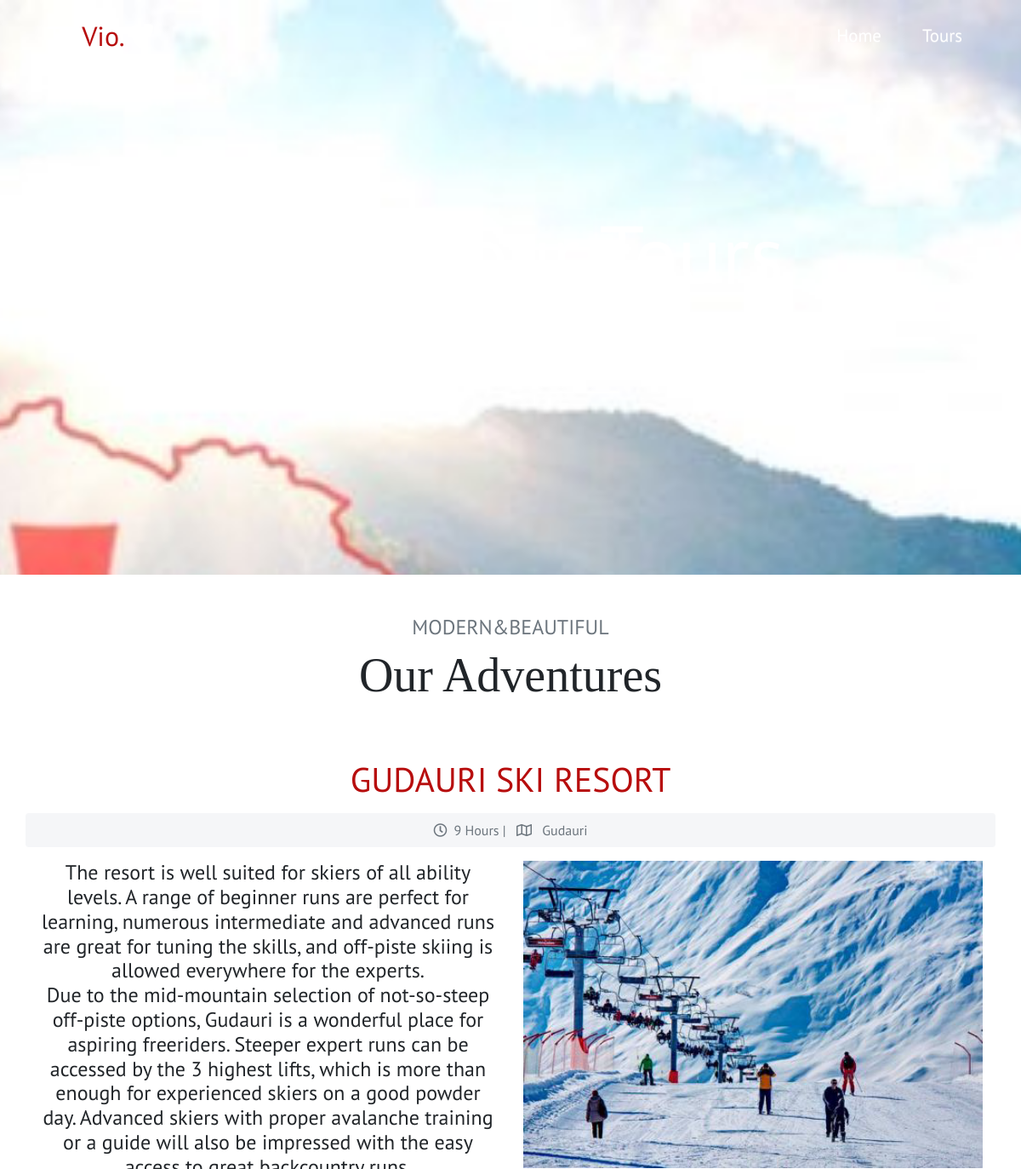
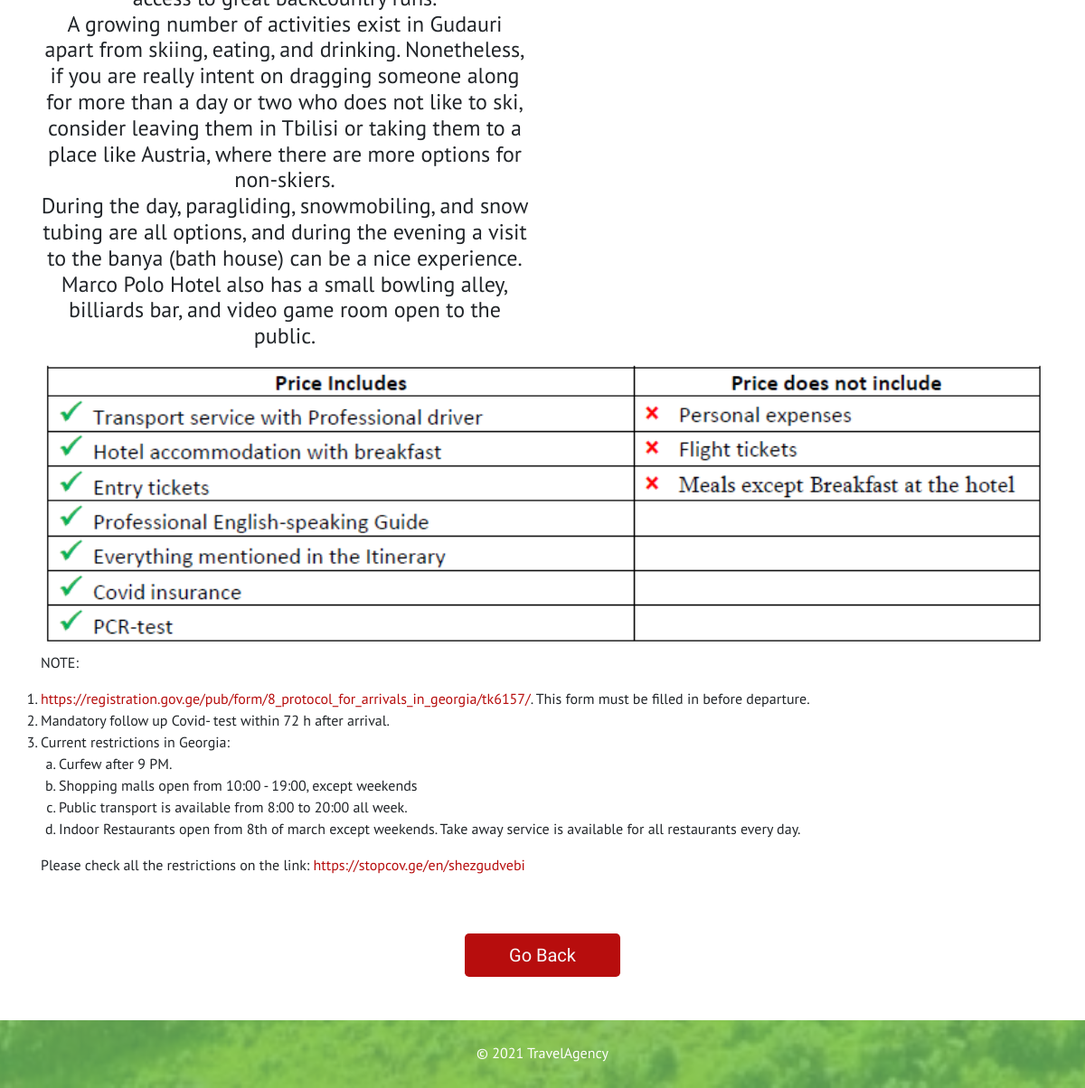
The app's page /article.php?id=4 with its own data (2 pictures, top to bottom).
### tables this page shows
CREATE TABLE `popularblock` (
  `id` int(11) NOT NULL,
  `popularImgSrc` varchar(255) NOT NULL,
  `popularHeading` varchar(255) NOT NULL,
  `popularDuration` varchar(255) NOT NULL,
  `popularLocation` varchar(255) NOT NULL,
  `popularText` varchar(255) NOT NULL,
  `popularTextBig` varchar(2555) NOT NULL,
  `popularPrice` varchar(255) NOT NULL
);

### article.php (the view, shortened to what this page needs)
<!DOCTYPE html>
<html lang="en">
<head>
	<?require'config.php'?>
</head>
<body>
	<?require'artHeader.php'?>
	<section class="start" id="startAnchor">
		<div class="container">
			<h1 class="display-1">Check our Tours</h1>
			<h1>We are sure you find what you want!</h1>
		</div>
	</section>
	<section class="w-100 artStart" style="background-color: #fff;">
		<div class="container">
			<h4 class="text-secondary pt-5">MODERN&BEAUTIFUL</h4>
			<h1 class="display-4 text-play pb-2" id="popularAnchor">Our Adventures</h1>
			<div class="row pt-5">
				<?
    $card=mysqli_query($connection, "SELECT * FROM `popularblock` WHERE `id` = " . (int) $_GET['id']);
    while ($art=mysqli_fetch_assoc($card)) {?>
    			<div class="text-center w-100">
    				<h1 style="color: #b70d0d;"><?=$art['popularHeading']?></h1>
					<div class="bg--gray text-secondary text-bold my-3 rounded"><div class="p-2">
		                		<i class="far fa-clock mr-2"></i><?=$art[popularDuration]?> |  <i class="far fa-map mx-2"></i> <?=$art[popularLocation]?></div>
		            </div>
    			</div>
				<div class="col-md-12 col-lg-6 col-12">
		            <h4 class=""><?=$art[popularTextBig]?></h4>
				</div>
				<div class="col-md-12 col-lg-6 col-12">
					<img src="img/<?=$art['popularImgSrc']?>" alt="" width="100%">
				</div>
				<?}?>
			</div>
			<div class="text-left mb-3">
				<img src="img/table.png" alt="" width="100%">
				<p class="text-bold">NOTE: </p>
				<ol>
					<li><a style="color:#b70d0d" href="https://registration.gov.ge/pub/form/8_protocol_for_arrivals_in_georgia/tk6157/">https://registration.gov.ge/pub/form/8_protocol_for_arrivals_in_georgia/tk6157/</a>. This form must be filled in before departure.</li>
					<li>Mandatory follow up Covid- test within 72 h after arrival.</li>
					<li>Current restrictions in Georgia:
						<ol style="padding-left: 20px;">
							<li style="list-style-type: lower-alpha;">Curfew after 9 PM.</li>
							<li style="list-style-type: lower-alpha;">Shopping malls open from 10:00 - 19:00, except weekends</li>
							<li style="list-style-type: lower-alpha;">Public transport is available from 8:00 to 20:00 all week.</li>
							<li style="list-style-type: lower-alpha;">Indoor Restaurants open from 8th of march except weekends. Take away service is available for all restaurants every day.</li>
						</ol>
					</li>
				</ol>
				<p>
					Please check all the restrictions on the link:
					<a href="https://stopcov.ge/en/shezgudvebi" style="color:#b70d0d">https://stopcov.ge/en/shezgudvebi</a>
				</p>
			</div>
			<a class="btn btn-lg text-light mb-5 mt-5 traBg px-5 text-sans" href="javascript:history.back()">Go Back</a>
		</div>
	</section>
	<?require'footer.php'?>
</body>
</html>

### css/master.css (style rules this page uses)
* { margin: 0; padding: 0; font-family: 'PT Sans', sans-serif; box-sizing: border-box; }
body { background: url(../img/georgia3.jpg) no-repeat center center fixed; -webkit-background-size: cover; -moz-background-size: cover; -o-background-size: cover; background-size: cover; }
a { color: black; transition: 0.2s all ease-out; }
.start { opacity: 0.9; }
.start>div { color: white; margin-top: 20%; text-align: center; }
.text-sans { font-family: 'Work Sans', sans-serif; }
.text-play { font-family: 'Playfair Display', serif; }
.traBg { background-color: #b70d0d; }
.bg--gray { background-color: #f5f6f8; }
.artStart { margin-top: 22%; text-align: center; }

### records on screen
popularblock: popularHeading "GUDAURI SKI RESORT", popularDuration "9 Hours", popularLocation "Gudauri", popularTextBig "The resort is well suited for skiers of all ability levels. A range of beginner runs are perfect for learning, numerous intermediate and advanced runs are great for tuning the skills, and off-piste skiing is allowed everywhere for the experts. Due to the mid-mountain selection of not-so-steep off-piste options, Gudauri is a wonderful place for aspiring freeriders. Steeper expert runs can be accessed by the 3 highest lifts, which is more than enough for experienced skiers on a good powder day. Advanced skiers with proper avalanche training or a guide will also be impressed with the easy access to great backcountry runs. A growing number of activities exist in Gudauri apart from skiing,…", popularImgSrc (picture)
